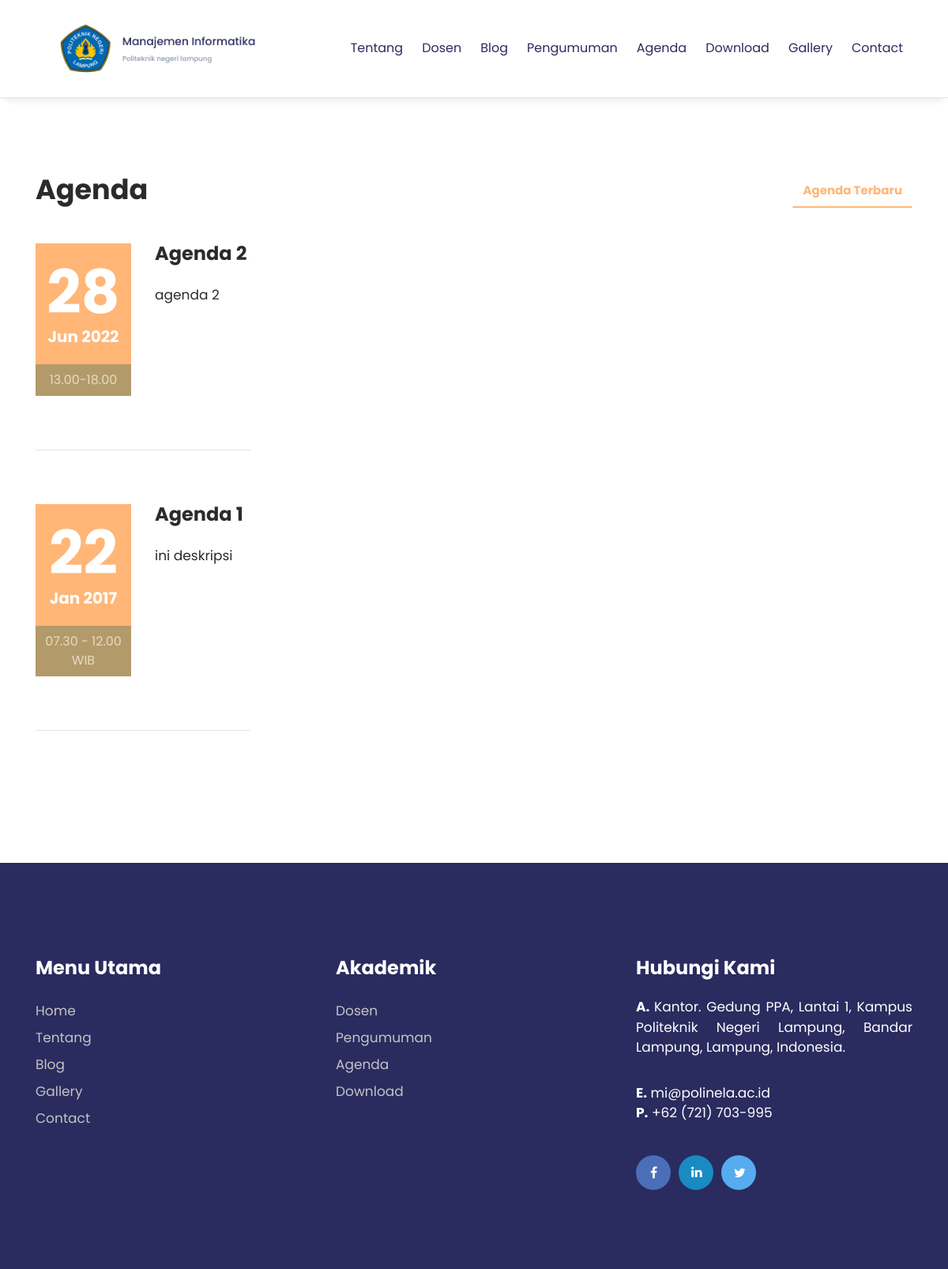
The page /index.php/agenda on the database its author committed.
### tables this page shows
CREATE TABLE `tbl_agenda` (
  `agenda_id` int(11) NOT NULL,
  `agenda_nama` varchar(200) DEFAULT NULL,
  `agenda_tanggal` timestamp NULL DEFAULT current_timestamp(),
  `agenda_deskripsi` text DEFAULT NULL,
  `agenda_mulai` date DEFAULT NULL,
  `agenda_selesai` date DEFAULT NULL,
  `agenda_tempat` varchar(90) DEFAULT NULL,
  `agenda_waktu` varchar(30) DEFAULT NULL,
  `agenda_keterangan` varchar(200) DEFAULT NULL,
  `agenda_author` varchar(60) DEFAULT NULL
);

### application/controllers/Agenda.php (called while the page is built, shortened)
<?php
class Agenda extends CI_Controller{
	function __construct(){
		$this->load->model('m_agenda');
		$this->load->model('m_pengunjung');
	}
	function index(){
		$jum=$this->m_agenda->agenda();
        $page=$this->uri->segment(3);
        if(!$page):
            $offset = 0;
        else:
            $offset = $page;
        endif;
        $limit=7;
        $config['base_url'] = base_url() . 'agenda/index/';
            $config['total_rows'] = $jum->num_rows();
            $config['per_page'] = $limit;
            $config['uri_segment'] = 3;
	          $config['full_tag_open']    = '<div class="pagging text-center"><nav><ul class="pagination justify-content-center">';
	          $config['full_tag_close']   = '</ul></nav></div>';
	          $config['num_tag_open']     = '<li class="page-item"><span class="page-link">';
	          $config['num_tag_close']    = '</span></li>';
	          $config['cur_tag_open']     = '<li class="page-item"><span class="page-link">';
	          $config['cur_tag_close']    = '<span class="sr-only">(current)</span></span></li>';
	          $config['next_tag_open']    = '<li class="page-item"><span class="page-link">';
	          $config['next_tagl_close']  = '<span aria-hidden="true">&raquo;</span></span></li>';
	          $config['prev_tag_open']    = '<li class="page-item"><span class="page-link">';
	          $config['prev_tagl_close']  = '</span>Next</li>';
	          $config['first_tag_open']   = '<li class="page-item"><span class="page-link">';
	          $config['first_tagl_close'] = '</span></li>';
	          $config['last_tag_open']    = '<li class="page-item"><span class="page-link">';
	          $config['last_tagl_close']  = '</span></li>';
            $config['first_link'] = 'Awal';
            $config['last_link'] = 'Akhir';
            $config['next_link'] = 'Next >>';
            $config['prev_link'] = '<< Prev';
            $this->pagination->initialize($config);
            $x['page'] =$this->pagination->create_links();
		$x['data']=$this->m_agenda->agenda_perpage($offset,$limit);
		$this->load->view('depan/v_agenda',$x);
	}
}

### index.php (called while the page is built, shortened)
<?php
require_once BASEPATH.'core/CodeIgniter.php';

### application/models/M_agenda.php (called while the page is built, shortened)
<?php
class M_agenda extends CI_Model{
	function agenda_perpage($offset,$limit){
		$hsl=$this->db->query("SELECT tbl_agenda.*,DATE_FORMAT(agenda_tanggal,'%d/%m/%Y') AS tanggal FROM tbl_agenda ORDER BY agenda_id DESC limit $offset,$limit");
		return $hsl;
	}
}

### application/views/depan/v_agenda.php (the view, shortened to what this page needs)
<!DOCTYPE html>
<html lang="en">
<head>
    <link rel="stylesheet" href="<?php echo base_url().'theme/css/bootstrap.min.css'?>">
    <link rel="stylesheet" href="<?php echo base_url().'theme/css/font-awesome.min.css'?>">
    <link rel="stylesheet" href="<?php echo base_url().'theme/css/simple-line-icons.css'?>">
    <link rel="stylesheet" href="<?php echo base_url().'theme/css/fullcalendar.min.css'?>" />
    <link rel="stylesheet" href="<?php echo base_url().'theme/css/owl.carousel.min.css'?>">
    <link href="<?php echo base_url().'theme/css/style.css'?>" rel="stylesheet">
</head>
<body>
  <div data-toggle="affix">
        <div class="container nav-menu2">
            <div class="row">
                <div class="col-md-12">
                    <nav class="navbar navbar2 navbar-toggleable-md navbar-light bg-faded">
                        <a href="<?php echo site_url('');?>" class="navbar-brand nav-brand2"><img
                                class="img img-responsive" width="300px;"
                                src="<?php echo base_url().'theme/images/logo-dark.png'?>"></a>
                        <div class="collapse navbar-collapse justify-content-end" id="navbarNavDropdown">
                            <ul class="navbar-nav">
                                <li class="nav-item">
                                    <a class="nav-link" href="<?php echo site_url('about');?>">Tentang</a>
                                </li>
                                <li class="nav-item">
                                    <a class="nav-link" href="<?php echo site_url('guru');?>">Dosen</a>
                                </li>
                                <li class="nav-item">
                                    <a class="nav-link" href="<?php echo site_url('blog');?>">Blog</a>
                                </li>
                                <li class="nav-item">
                                    <a class="nav-link" href="<?php echo site_url('pengumuman');?>">Pengumuman</a>
                                </li>
                                <li class="nav-item">
                                    <a class="nav-link" href="<?php echo site_url('agenda');?>">Agenda</a>
                                </li>
                                <li class="nav-item">
                                    <a class="nav-link" href="<?php echo site_url('download');?>">Download</a>
                                </li>
                                <li class="nav-item">
                                    <a class="nav-link" href="<?php echo site_url('galeri');?>">Gallery</a>
                                </li>
                                <li class="nav-item">
                                    <a class="nav-link" href="<?php echo site_url('contact');?>">Contact</a>
                                </li>
                            </ul>
                        </div>
                    </nav>
                </div>
            </div>
        </div>
    </div>
<section class="events">
    <div class="container">
        <div class="row">
            <div class="col-md-4">
                <h2 class="event-title">Agenda</h2>
            </div>
            <div class="col-md-8">
                <ul class="nav nav-tabs" role="tablist">
                    <li class="nav-item nav-tab1">
                        <a class="nav-link tab-list active" data-toggle="tab" href="#upcoming-events" role="tab">Agenda Terbaru </a>
                    </li>
                </ul>
            </div>
        </div>
        <br>
        <div class="row">
            <div class="tab-content">
                <div class="tab-pane active" id="upcoming-events" role="tabpanel">
                  <?php foreach($data->result() as $row):?>
                    <div class="col-md-12">
                        <div class="row">
                            <div class="col-md-6">
                                <div class="event-date">
                                    <h4><?php echo date("d", strtotime($row->agenda_tanggal));?></h4> <span><?php echo date("M Y", strtotime($row->agenda_tanggal));?></span>
                                </div>
                                <span class="event-time"><?php echo $row->agenda_waktu;?></span>
                            </div>
                            <div class="col-md-6">
                                <div class="event-heading">
                                    <h3><?php echo $row->agenda_nama;?></h3>
                                    <p><?php echo $row->agenda_deskripsi;?></p>
                                </div>
                          </div>
                      </div>
                      <hr class="event-underline">
                  </div>
                <?php endforeach;?>
      <div class="col-md-12 text-center">
    </div>
</div>
</div>
</div>
</div>
</section>
<footer>
        <div class="container">
            <div class="row">
                <div class="col-md-4">
                    <div class="sitemap">
                        <h3 class="font-weight-bold">Menu Utama</h3>
                        <ul class="text-white">
                            <li><a href="<?php echo site_url();?>">Home</a></li>
                            <li><a href="<?php echo site_url('about');?>">Tentang</a></li>
                            <li><a href="<?php echo site_url('artikel');?>">Blog </a></li>
                            <li><a href="<?php echo site_url('galeri');?>">Gallery</a></li>
                            <li><a href="<?php echo site_url('contact');?>">Contact</a></li>
                        </ul>
                    </div>
                </div>
                <div class="col-md-4">
                    <div class="sitemap">
                        <h3 class="font-weight-bold">Akademik</h3>
                        <ul>
                            <li><a href="<?php echo site_url('guru');?>">Dosen</a></li>
                            <li><a href="<?php echo site_url('pengumuman');?>">Pengumuman</a></li>
                            <li><a href="<?php echo site_url('agenda');?>">Agenda</a></li>
                            <li><a href="<?php echo site_url('download');?>">Download</a></li>
                        </ul>
                    </div>
                </div>
                <div class="col-md-4">
                    <div class="address">
                        <h3 class="font-weight-bold">Hubungi Kami</h3>
                        <p class="text-white text-justify"><b>A. </b>Kantor. Gedung PPA, Lantai 1, Kampus Politeknik Negeri Lampung, Bandar Lampung, Lampung, Indonesia.</p>
                        <p class="text-white"><b>E.</b> mi@polinela.ac.id
                            <br> <b>P.</b> +62 (721) 703-995</p>
                            <br>
                        <ul class="footer-social-icons">
                            <li><a href="#"><i class="fa fa-facebook fa-fb" aria-hidden="true"></i></a></li>
                            <li><a href="#"><i class="fa fa-linkedin fa-in" aria-hidden="true"></i></a></li>
                            <li><a href="#"><i class="fa fa-twitter fa-tw" aria-hidden="true"></i></a></li>
                        </ul>
                    </div>
                </div>
            </div>
        </div>
    </footer>
    </body>
    </html>

### rows shown on the page
tbl_agenda: agenda_tanggal "28", agenda_tanggal "Jun 2022", agenda_waktu "13.00-18.00", agenda_nama "Agenda 2", agenda_deskripsi "agenda 2"
tbl_agenda: agenda_tanggal "22", agenda_tanggal "Jan 2017", agenda_waktu "07.30 - 12.00 WIB", agenda_nama "Agenda 1", agenda_deskripsi "ini deskripsi"
